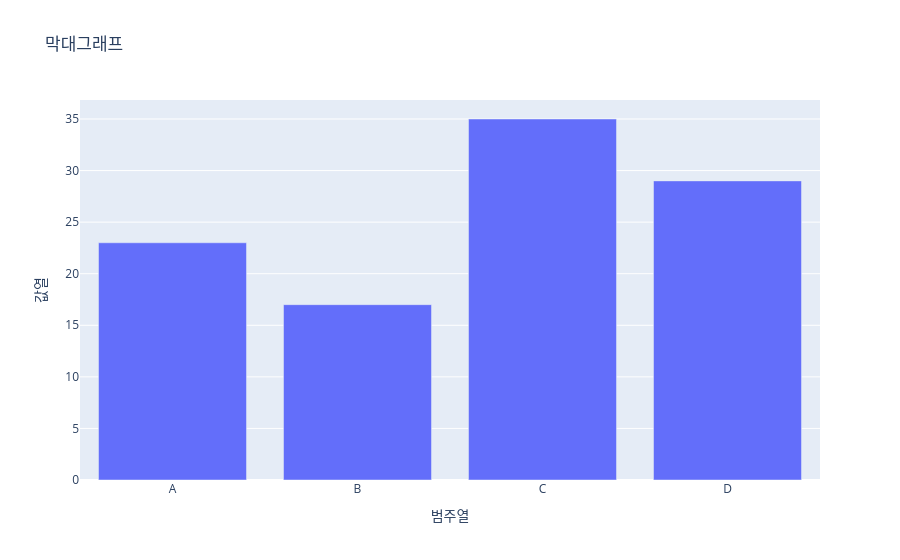

Notebook code for this chart:
### Code cell
#막대그래프

import plotly.express as px
import pandas as pd


df = pd.DataFrame({
    "범주열" : ["A","B","C","D"],
    "값열" : [23,17,35,29]
})
fig = px.bar(df, x="범주열", y="값열", title= "막대그래프")
fig.show()

### Figure 1 — Plotly figure (JSON) as saved in the notebook; plotly's stock layout.template omitted (floating-point values rounded to 4 significant figures)
{"data": [{"alignmentgroup": "True", "hovertemplate": "범주열=%{x}<br>값열=%{y}<extra></extra>", "legendgroup": "", "marker": {"color": "#636efa", "pattern": {"shape": ""}}, "name": "", "offsetgroup": "", "orientation": "v", "showlegend": false, "textposition": "auto", "type": "bar", "x": ["A", "B", "C", "D"], "xaxis": "x", "y": [23, 17, 35, 29], "yaxis": "y"}], "layout": {"barmode": "relative", "legend": {"tracegroupgap": 0}, "title": {"text": "막대그래프"}, "xaxis": {"anchor": "y", "domain": [0, 1], "title": {"text": "범주열"}}, "yaxis": {"anchor": "x", "domain": [0, 1], "title": {"text": "값열"}}}}
